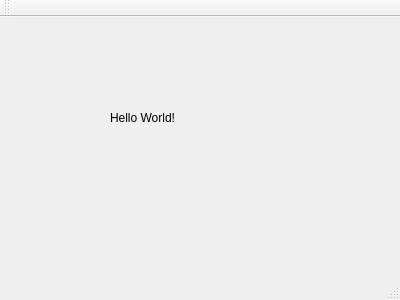
<?xml version="1.0" encoding="UTF-8"?>
<ui version="4.0">
 <class>MainWindow</class>
 <widget class="QMainWindow" name="MainWindow">
  <property name="geometry">
   <rect>
    <x>0</x>
    <y>0</y>
    <width>400</width>
    <height>300</height>
   </rect>
  </property>
  <property name="windowTitle">
   <string>MainWindow</string>
  </property>
  <widget class="QWidget" name="centralWidget">
   <widget class="QLabel" name="label">
    <property name="geometry">
     <rect>
      <x>110</x>
      <y>80</y>
      <width>161</width>
      <height>41</height>
     </rect>
    </property>
    <property name="text">
     <string>Hello World!</string>
    </property>
   </widget>
  </widget>
  <widget class="QMenuBar" name="menuBar">
   <property name="geometry">
    <rect>
     <x>0</x>
     <y>0</y>
     <width>400</width>
     <height>22</height>
    </rect>
   </property>
  </widget>
  <widget class="QToolBar" name="mainToolBar">
   <attribute name="toolBarArea">
    <enum>TopToolBarArea</enum>
   </attribute>
   <attribute name="toolBarBreak">
    <bool>false</bool>
   </attribute>
  </widget>
  <widget class="QStatusBar" name="statusBar"/>
 </widget>
 <layoutdefault spacing="6" margin="11"/>
 <resources/>
 <connections/>
</ui>
